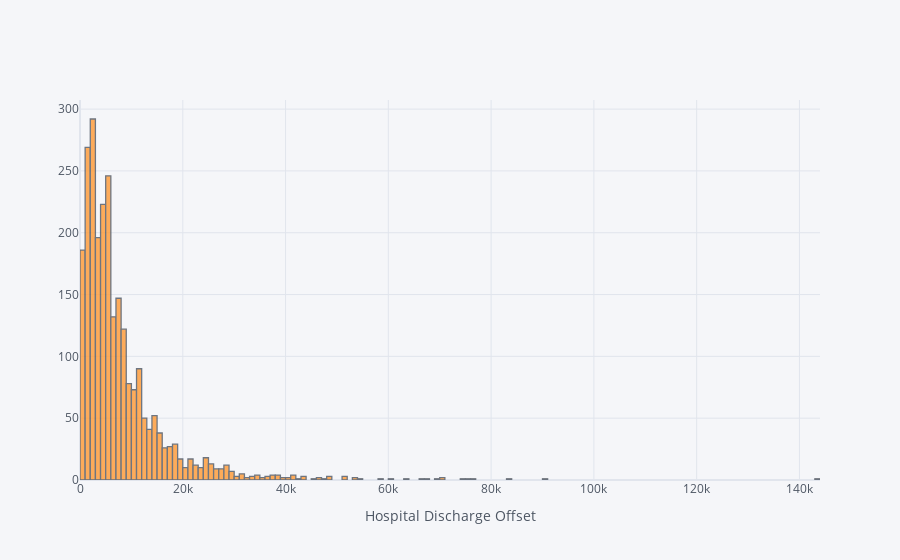

Notebook cell for this chart:
### Code cell
df["hospitaldischargeoffset"].iplot(kind="hist",xTitle="Hospital Discharge Offset")
#most values are within 0-20k, and all values are positive which is as it should be

### Figure 1 — Plotly figure (JSON) as saved in the notebook; plotly's stock layout.template omitted (floating-point values rounded to 4 significant figures; data arrays with more than 128 entries replaced by an {"elided": "..."} marker saying what was removed)
{"data": [{"histfunc": "count", "histnorm": "", "marker": {"color": "rgba(255, 153, 51, 1.0)", "line": {"color": "#4D5663", "width": 1.3}}, "name": "hospitaldischargeoffset", "opacity": 0.8, "orientation": "v", "type": "histogram", "x": {"elided": "2520 int values"}}], "layout": {"barmode": "overlay", "legend": {"bgcolor": "#F5F6F9", "font": {"color": "#4D5663"}}, "paper_bgcolor": "#F5F6F9", "plot_bgcolor": "#F5F6F9", "title": {"font": {"color": "#4D5663"}}, "xaxis": {"gridcolor": "#E1E5ED", "showgrid": true, "tickfont": {"color": "#4D5663"}, "title": {"font": {"color": "#4D5663"}, "text": "Hospital Discharge Offset"}, "zerolinecolor": "#E1E5ED"}, "yaxis": {"gridcolor": "#E1E5ED", "showgrid": true, "tickfont": {"color": "#4D5663"}, "title": {"font": {"color": "#4D5663"}, "text": ""}, "zerolinecolor": "#E1E5ED"}}}
